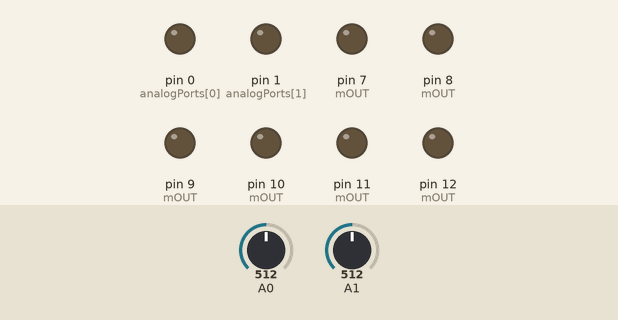
Simulated run of this sketch. Board: Arduino Uno, built with avr-gcc and run on an emulated ATmega328P. Parts: output pins drawn as LEDs (lit = HIGH). The inputs (shaded band) are chosen by the test bench; at power-on: A0 = 512, A1 = 512.

Above: at 1.2 s.
1.3 s: A0 set to 32
2.8 s: A0 set to 26
At 3.7 s:
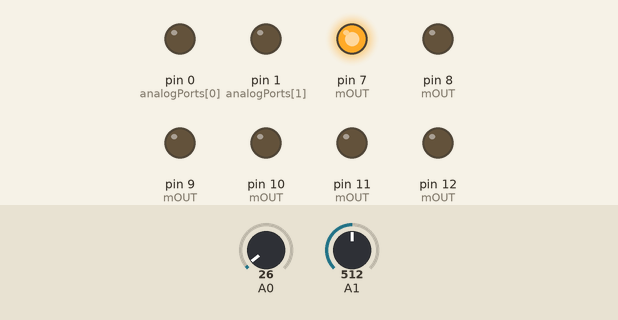
4.3 s: A1 set to 31
5.8 s: A1 set to 26
At 7.2 s:
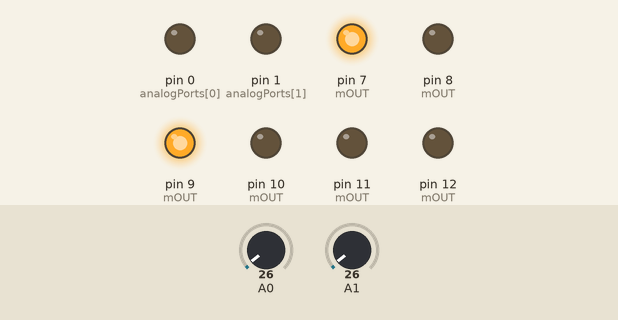
Timing chart, 0 to 8.3 s (numbered marks = the images above; inputs shaded):
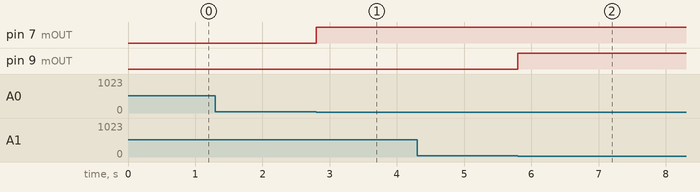

The sketch:

terraria.ino
```cpp
const int analogs[] = {30, 30};
const int tempo[] = {500, 500};
const byte analogPorts[] = {0, 1};
const byte mOUT[][2] = {{7,8},{9, 10},{11, 12}};

void setup() {

  for(int a = 0; a < sizeof(mOUT); a++){
    for(int b = 0; b < 2; b++){
      pinMode(mOUT[a][b], OUTPUT);
    }
  }

}

void loop() {
  static byte estado = 0;
  ligarTimer(false, 1);
  for(int a = 0 ; a < 2 ; a++){
    if(analogRead(analogPorts[a]) < analogs[a])
      ligarTimer(true, a);
    else
      ligarTimer(false, a);
  }
}

void ligarTimer(bool act, byte inst){

  static long t0[2];
  long tatual = millis();
  if(act){
    t0[inst] = millis();
    digitalWrite(mOUT[inst][0], HIGH);
    digitalWrite(mOUT[inst][1], LOW);
  }else{
    if(t0[inst] - tatual >= tempo[inst]){
      digitalWrite(mOUT[inst][0], LOW);
      digitalWrite(mOUT[inst][1], HIGH);
    }
  }
}
```

Measured:
- the behaviour switches between 30 and 29 on A0 (found by bisection; images 0 and 1)
- the behaviour switches between 30 and 29 on A1 (found by bisection; images 1 and 2)
- after the input at 1.3 s, every drawn part: stays the same
- after the input at 2.8 s, pin 7 (mOUT): LOW → HIGH at once
- after the input at 4.3 s, every drawn part: stays the same
- after the input at 5.8 s, pin 9 (mOUT): LOW → HIGH at once
